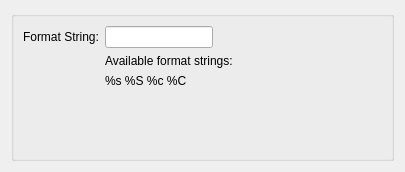
<?xml version="1.0" encoding="UTF-8"?>
<ui version="4.0">
 <class>MapFieldDataOntoNodes</class>
 <widget class="QDialog" name="MapFieldDataOntoNodes">
  <property name="geometry">
   <rect>
    <x>0</x>
    <y>0</y>
    <width>405</width>
    <height>172</height>
   </rect>
  </property>
  <property name="sizePolicy">
   <sizepolicy hsizetype="Fixed" vsizetype="Fixed">
    <horstretch>0</horstretch>
    <verstretch>0</verstretch>
   </sizepolicy>
  </property>
  <property name="minimumSize">
   <size>
    <width>405</width>
    <height>172</height>
   </size>
  </property>
  <property name="windowTitle">
   <string>Dialog</string>
  </property>
  <layout class="QVBoxLayout" name="verticalLayout">
   <item>
    <widget class="QGroupBox" name="groupBox">
     <property name="title">
      <string/>
     </property>
     <layout class="QFormLayout" name="formLayout">
      <property name="fieldGrowthPolicy">
       <enum>QFormLayout::FieldsStayAtSizeHint</enum>
      </property>
      <item row="0" column="0">
       <widget class="QLabel" name="label_6">
        <property name="text">
         <string>Format String:</string>
        </property>
       </widget>
      </item>
      <item row="0" column="1">
       <widget class="QLineEdit" name="FormatString_"/>
      </item>
      <item row="1" column="1">
       <widget class="QLabel" name="label">
        <property name="text">
         <string>Available format strings:</string>
        </property>
       </widget>
      </item>
      <item row="2" column="1">
       <widget class="QLabel" name="label_2">
        <property name="text">
         <string>%s %S %c %C</string>
        </property>
       </widget>
      </item>
     </layout>
    </widget>
   </item>
  </layout>
 </widget>
 <resources/>
 <connections/>
</ui>
